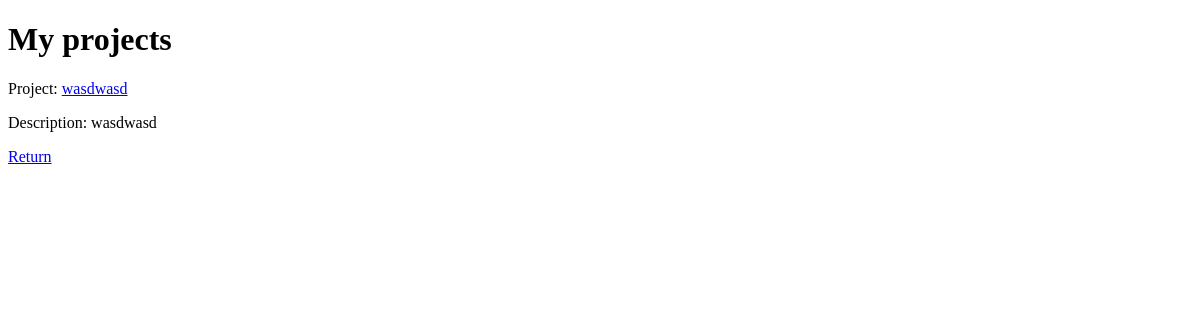
/posts/show/ (signed in), run on an earlier commit of the app's database.
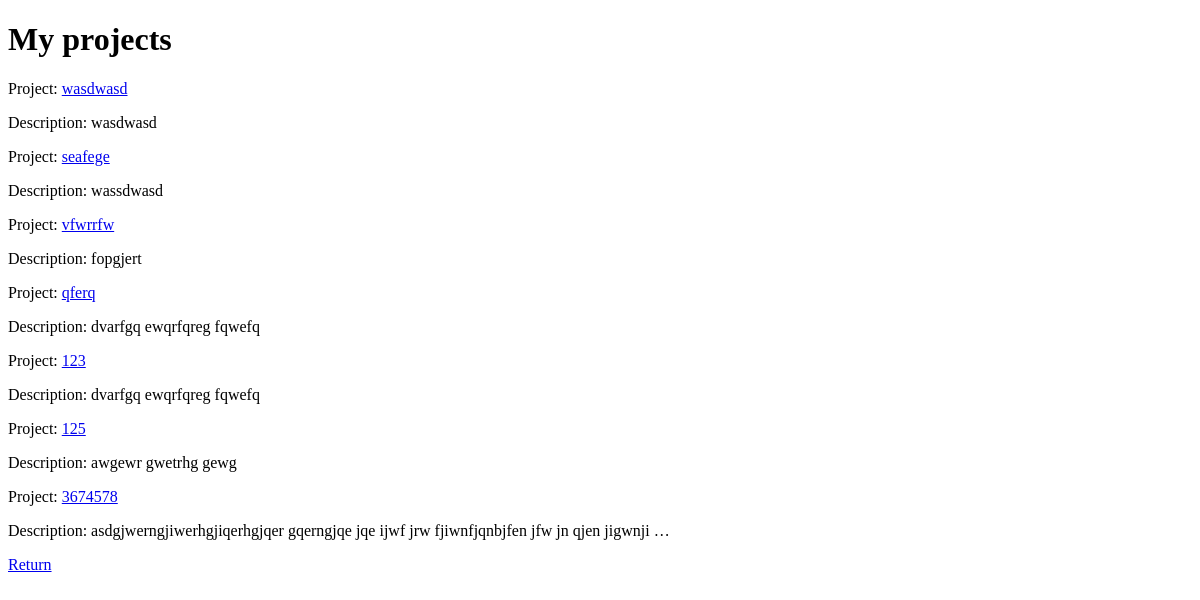
And on a later commit of the database.
### posts/models.py (models this page shows)
class Project(models.Model):
    user=models.ForeignKey(User, on_delete=models.CASCADE)
    projectname=models.CharField(max_length=100)
    description=models.CharField(max_length=2000)
    value=models.DecimalField(max_digits=12, decimal_places=2)

### posts/views.py (the view)
@csrf_protect
def show(request):
    user=request.user
    template = get_template('emprendedor/show.html')
    variables = {'projects':Project.objects.filter(user=user)}
    return HttpResponse(template.render(variables,request))

### posts/templates/emprendedor/show.html (shortened to what this page needs)
{% extends "base.html" %}
{% block head %}My projects{% endblock %}
{% block content %}
{% if projects.count > 0 %}
{% for project in projects%}
<div>
  Project: <a href="/posts/project/{{project.id}}/">{{ project.projectname }}</a>
  <p>Description: {{ project.description |truncatewords:"10"}}</p>
</div>
{% endfor %}
{% else %}
<p>You don't have any projects</p>
{% endif %}
<a href="/posts/home/">Return</a>
{% endblock %}

### posts/templates/base.html (shortened to what this page needs)
<!DOCTYPE html PUBLIC "-//W3C//DTD XHTML 1.0 Transitional//EN" "http://www.w3.org/TR/xhtml1/DTD/xhtml1-transitional.dtd">
<html>
    <head>
    </head>
    <body>
        <h1>{% block head %}{% endblock %}</h1>
        {% block content %}{% endblock %}
    </body>
</html>

What changed in the data, as far as the page shows it:
added Project: projectname "seafege", description "wassdwasd"
added Project: projectname "vfwrrfw", description "fopgjert"
added Project: projectname "qferq", description "dvarfgq ewqrfqreg fqwefq"
added Project: projectname "123", description "dvarfgq ewqrfqreg fqwefq"
added Project: projectname "125", description "awgewr gwetrhg gewg"
added Project: projectname "3674578", description "asdgjwerngjiwerhgjiqerhgjqer gqerngjqe jqe ijwf jrw fjiwnfjqnbjfen jfw jn qjen jigwnji …"
